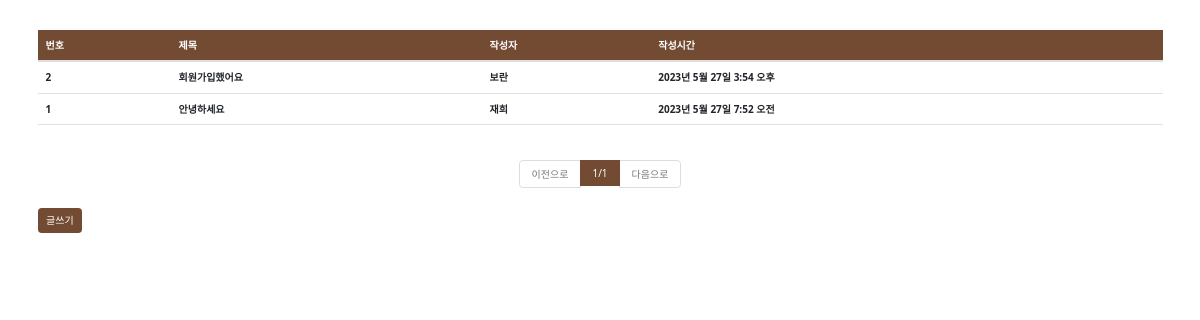
Page /board/list/ on the earlier database version.
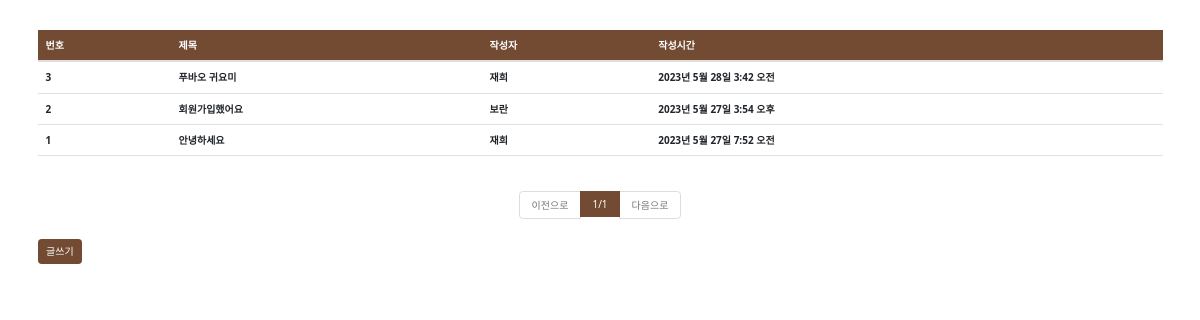
Same page on the later database version.
### board/models.py (models this page shows, shortened)
class Board(models.Model):
    title = models.CharField(max_length=64, verbose_name="제목")
    contents = models.TextField(verbose_name="내용")
    registered_date = models.DateTimeField(auto_now_add=True, verbose_name = "등록 시간")
    writer = models.ForeignKey('accounts.User', verbose_name = "작성자", on_delete = models.CASCADE)
    class Meta:
        db_table = "community"
        verbose_name = "게시물"
        verbose_name_plural = "게시물"

### accounts/models.py (models this page shows)
class User(models.Model):
    username = models.CharField(max_length=128)
    useremail = models.EmailField(max_length=128)
    password = models.CharField(max_length=128)
    created_at = models.DateTimeField(auto_now_add=True)
    def __str__(self):
        return self.username
    class Meta:
        db_table = 'cafeProject_user'
        verbose_name = '카페앱 사용자'
        verbose_name_plural = '카페앱 사용자'

### board/views.py (the view)
# urls.py: path('list/', views.board_list),
def board_list(request):
    all_boards = Board.objects.all().order_by('-id')
    page = int(request.GET.get('p', 1))
    paginator = Paginator(all_boards, 6)
    boards = paginator.get_page(page)
    return render(request, 'board_list.html', {'boards':boards})

### board/templates/board_list.html (shortened to what this page needs)
{% extends 'base.html' %}
{% block contents %}
<div class = "row mt-5">
    <div class = "col-12">
        <table class = "table table-hover">
            <thead class="table text-white" style="background-color: #734A32">
                <tr>
                   <th>번호</th></div>
                        <th>제목</th>
                        <th>작성자</th>
                        <th>작성시간</th>
            <tbody class = "text-dark">
                {% for board in boards %}
                <tr onclick = "location.href = '/board/detail/{{board.id}}'">
                    <th>{{board.id}}</th>
                    <th>{{board.title}}</th>
                    <th>{{board.writer}}</th>
                    <th>{{board.registered_date}}</th>
                </tr>
                {% endfor %}
            </tbody>
    </div>
</div>
<div class = "row mt-2">
    <div class = "col-12">
        <nav>
            <ul class = "pagination justify-content-center">
                {% if boards.has_previous %}
                    <li class = "page-item">
                        <a class = "page-link" href = "?p={{boards.previous_page_number}}">이전으로</a>
                    </li>
                {% else %}
                    <li class = "page-item disabled">
                        <a class = "page-link disabled" href = "#">이전으로</a>
                    </li>
                {% endif %}
                <li class = "page-item active">
                    <a class = "page-link" style="background-color: #734A32; border:none">{{boards.number}}/{{boards.paginator.num_pages}}</a>
                </li>
                {% if boards.has_next %}
                    <li class = "page-item">
                        <a class = "page-link" href = "?p={{boards.next_page_number}}">다음으로</a>
                    </li>
                {% else %}
                    <li class = "page-item disabled">
                        <a class = "page-link disabled" href = "#">다음으로</a>
                    </li>
                {% endif %}
            </ul>
        </nav>
    </div>
</div>
<div class = "row">
    <div class = "col-12">
        <button class="btn text-white" style="background-color:  #734A32;" onclick = "location.href = '/board/write/'">글쓰기</button>
    </div>
</div>
{% endblock %}

Differences in the rows shown:
added Board: id "3", title "푸바오 귀요미", writer "재희", registered_date "2023년 5월 28일 3:42 오전"
